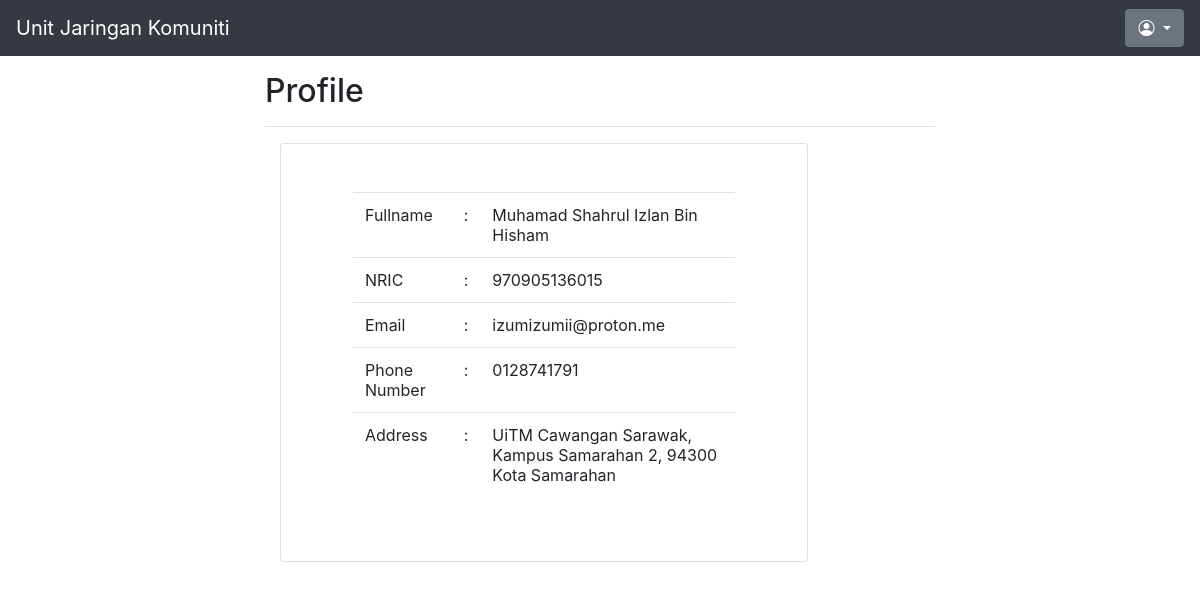
The app's page /profile.php?pid=1 with its own data.
### tables this page shows
CREATE TABLE `participant` (
  `pid` int(11) NOT NULL,
  `nric` varchar(12) NOT NULL,
  `fullname` varchar(255) NOT NULL,
  `email` varchar(255) NOT NULL,
  `phone` varchar(13) NOT NULL,
  `address` varchar(255) NOT NULL,
  `progid` int(11) DEFAULT NULL
);

### profile.php (the view, shortened to what this page needs)
<?php
include "dbconn.php";
$pid = $_GET['pid'];
$sql = "SELECT * FROM participant WHERE pid = $pid";
$result = mysqli_query($conn, $sql);
$row = mysqli_fetch_array($result);
?>
</html>
<!doctype html>
<html lang="en">
<head>
    <link rel="stylesheet" href="https://cdn.jsdelivr.net/npm/bootstrap@4.6.2/dist/css/bootstrap.min.css">
    <link rel="stylesheet" href="https://cdn.jsdelivr.net/npm/bootstrap-icons@1.10.2/font/bootstrap-icons.css">
</head>
<body>
    <nav class="navbar navbar-expand-lg navbar-dark bg-dark">
        <a class="navbar-brand" href="#">Unit Jaringan Komuniti</a>
        <div class="btn-group ml-auto">
            <button type="button" class="btn btn-secondary dropdown-toggle" data-toggle="dropdown" aria-expanded="false">
                <i class="bi bi-person-circle"></i>
            </button>
        </div>
    </nav>
    <div class="mx-auto col-md-7">
        <div class="d-flex justify-content-between flex-wrap flex-md-nowrap align-items-center pt-3 pb-2 mb-3 border-bottom">
            <h1 class="h2">Profile</h1>
        </div>
        <div class="col-md-10">
            <div class="card text-black">
                <div class="card-body p-md-5 mx-md-4">
                    <table class="table">
                        <tbody>
                            <tr>
                                <td>Fullname</td>
                                <td>:</td>
                                <td><?php echo $row['fullname']; ?></td>
                            </tr>
                            <tr>
                                <td>NRIC</td>
                                <td>:</td>
                                <td><?php echo $row['nric']; ?></td>
                            </tr>
                            <tr>
                                <td>Email</td>
                                <td>:</td>
                                <td><?php echo $row['email']; ?></td>
                            </tr>
                            <tr>
                                <td>Phone Number</td>
                                <td>:</td>
                                <td><?php echo $row['phone']; ?></td>
                            </tr>
                            <tr>
                                <td>Address</td>
                                <td>:</td>
                                <td><?php echo $row['address']; ?></td>
                            </tr>
                        </tbody>
                    </table>
                </div>
            </div>
        </div>
    </div>
</body>
</html>

### records on screen
participant: fullname "Muhamad Shahrul Izlan Bin Hisham", nric "970905136015", email "izumizumii@proton.me", phone "0128741791", address "UiTM Cawangan Sarawak, Kampus Samarahan 2, 94300 Kota Samarahan"
